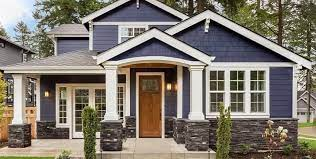
#> input picture data/images/house.jpeg, 316 x 159 px
$ python draw.py
#> lines starting #> are read from the running program, lines starting #| are printed output that depends on the picture; after the words box and inside, x2 and y2 are one past the last pixel; in counts of white or black regions, pixels touching at a corner belong together
import cv2 as cv
import numpy as np

blank = np.zeros((500, 500, 3), dtype='uint8')
# cv.imshow('blank', blank)

# 1. Paint the image a certain color

img = cv.imread('data/images/house.jpeg')
#> img is the input picture: shape (159, 316, 3); mean B, G, R 110.2, 120.6, 127.9

blank[:] = 255,255,255   # Painting entire image with white
cv.imshow('White', blank)

blank[200:300, 300:400] = 0,0,255   # Painting a portion of image red
cv.imshow('Red', blank)
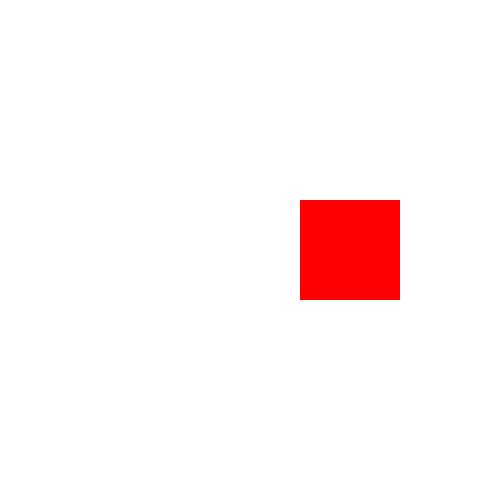
#> window 'Red': shape (500, 500, 3); mean B, G, R 244.8, 244.8, 255

# cv.imshow('House', img)

# 2. Draw Rectangle
# cv.rectangle(blank, (100,100), (250,400), (0,0,255), thickness=5)
cv.rectangle(blank, (0,0), (blank.shape[1]//2, blank.shape[0]//2), (0,0,255), thickness=10)  # Dynamic Sizing
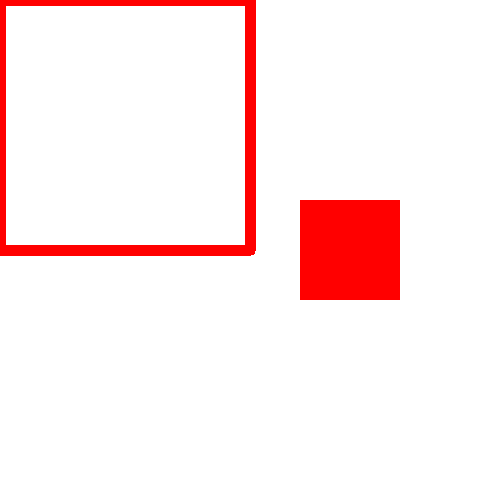
#> blank: shape (500, 500, 3); mean of channels 0, 1, 2 236.2, 236.2, 255; drawn as B, G, R
# cv.rectangle(blank, (100,100), (250,400), (0,0,255), thickness=cv.FILLED) # Fill rectangle
# cv.rectangle(blank, (100,100), (250,400), (0,0,255), thickness=-1) # Fill rectangle
cv.imshow('Rectangle', blank)

# 3. Draw Circle
# cv.circle(img, (img.shape[1]//2, img.shape[0]//2), 40, (0,255,0), thickness=3) # Green Circle at the centre of the image with radius 3
# cv.imshow('Circle', img)

cv.circle(blank, (blank.shape[1]//2, blank.shape[0]//2), 40, (0,255,0), thickness=3) # Green Circle at the centre of the image with radius 3
cv.imshow('Circle', blank)

# 4. Draw Line
cv.line(blank, (0,0), (blank.shape[1]//1, blank.shape[0]//1), (0,0,0), thickness=3)
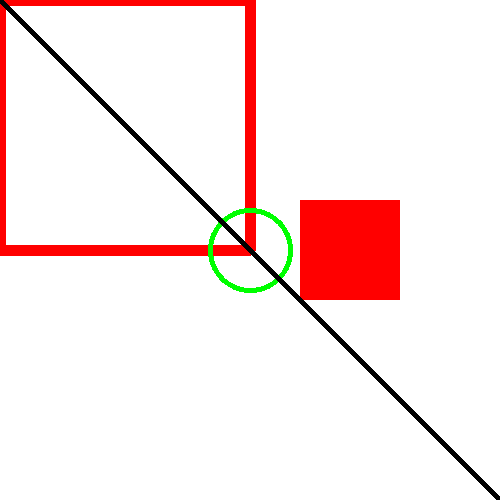
#> blank: shape (500, 500, 3); mean of channels 0, 1, 2 231.7, 232.9, 250.2; drawn as B, G, R
cv.imshow('Line', blank)

# Write Text on Image
cv.putText(img, 'Klaus', (200, 47), cv.FONT_HERSHEY_TRIPLEX, 0.5, (0,255,0), 1)
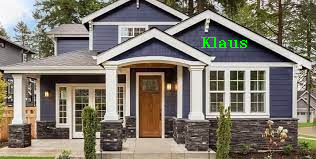
#> img: shape (159, 316, 3); 0.37% of pixels changed, all inside (x1, y1, x2, y2) = (201, 37, 247, 48)
cv.imshow('Text', img)

cv.waitKey(0)

$ run again, with data/images/animal1.jpeg copied over data/images/house.jpeg
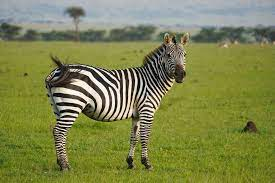
#> input picture data/images/animal1.jpeg, 275 x 183 px
#> img is the input picture: shape (183, 275, 3); mean B, G, R 77.2, 132.8, 126.8
#> `cv.putText(img, 'Klaus', (200, 47), cv.FONT_HERSHEY_TRIPLEX, 0.5, (0,2..`:
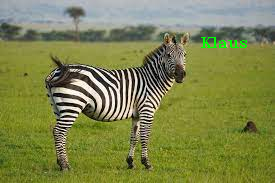
#> img: shape (183, 275, 3); 0.37% of pixels changed, all inside (x1, y1, x2, y2) = (201, 37, 247, 48)

$ run again, with data/images/animal2.jpeg copied over data/images/house.jpeg
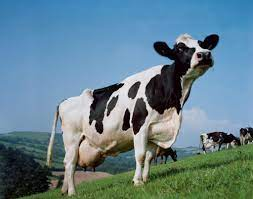
#> input picture data/images/animal2.jpeg, 253 x 199 px
#> img is the input picture: shape (199, 253, 3); mean B, G, R 140.9, 128.7, 99.3
#> `cv.putText(img, 'Klaus', (200, 47), cv.FONT_HERSHEY_TRIPLEX, 0.5, (0,2..`:
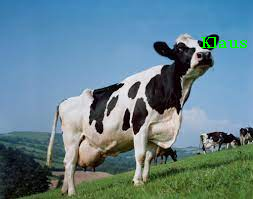
#> img: shape (199, 253, 3); 0.37% of pixels changed, all inside (x1, y1, x2, y2) = (201, 37, 247, 48)

$ run again, with data/images/animal4.jpeg copied over data/images/house.jpeg
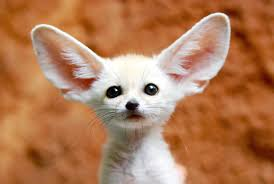
#> input picture data/images/animal4.jpeg, 274 x 184 px
#> img is the input picture: shape (184, 274, 3); mean B, G, R 87.2, 123.9, 178.2
#> `cv.putText(img, 'Klaus', (200, 47), cv.FONT_HERSHEY_TRIPLEX, 0.5, (0,2..`:
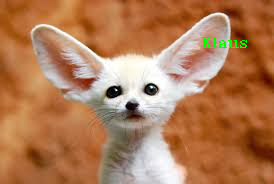
#> img: shape (184, 274, 3); 0.37% of pixels changed, all inside (x1, y1, x2, y2) = (201, 37, 247, 48)
